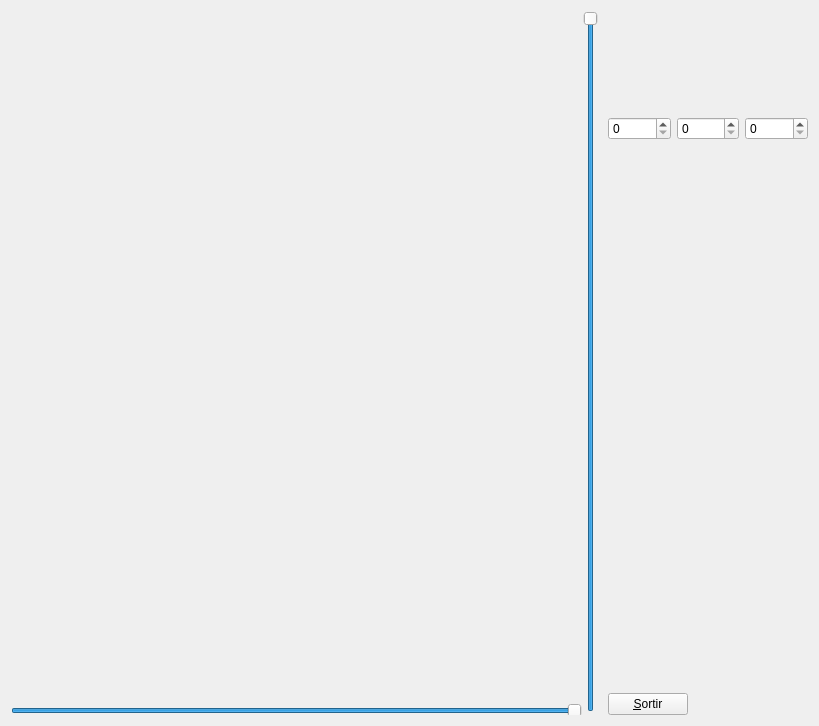
<?xml version="1.0" encoding="UTF-8"?>
<ui version="4.0">
 <class>MyForm</class>
 <widget class="QWidget" name="MyForm">
  <property name="geometry">
   <rect>
    <x>0</x>
    <y>0</y>
    <width>819</width>
    <height>726</height>
   </rect>
  </property>
  <property name="windowTitle">
   <string>IDI-Lab</string>
  </property>
  <layout class="QHBoxLayout" name="horizontalLayout">
   <item>
    <widget class="MyGLWidget" name="widget" native="true">
     <property name="sizePolicy">
      <sizepolicy hsizetype="Expanding" vsizetype="Expanding">
       <horstretch>0</horstretch>
       <verstretch>0</verstretch>
      </sizepolicy>
     </property>
     <property name="minimumSize">
      <size>
       <width>50</width>
       <height>50</height>
      </size>
     </property>
     <widget class="QSlider" name="horizontalSlider">
      <property name="geometry">
       <rect>
        <x>0</x>
        <y>690</y>
        <width>571</width>
        <height>20</height>
       </rect>
      </property>
      <property name="maximum">
       <number>100</number>
      </property>
      <property name="value">
       <number>100</number>
      </property>
      <property name="orientation">
       <enum>Qt::Horizontal</enum>
      </property>
     </widget>
     <widget class="QSlider" name="verticalSlider">
      <property name="geometry">
       <rect>
        <x>570</x>
        <y>0</y>
        <width>20</width>
        <height>701</height>
       </rect>
      </property>
      <property name="maximum">
       <number>100</number>
      </property>
      <property name="value">
       <number>100</number>
      </property>
      <property name="orientation">
       <enum>Qt::Vertical</enum>
      </property>
     </widget>
    </widget>
   </item>
   <item>
    <layout class="QVBoxLayout" name="verticalLayout">
     <item>
      <widget class="MyLabel" name="label">
       <property name="minimumSize">
        <size>
         <width>200</width>
         <height>100</height>
        </size>
       </property>
       <property name="text">
        <string/>
       </property>
      </widget>
     </item>
     <item>
      <layout class="QHBoxLayout" name="horizontalLayout_2">
       <item>
        <widget class="QSpinBox" name="spinBox_2">
         <property name="maximum">
          <number>255</number>
         </property>
        </widget>
       </item>
       <item>
        <widget class="QSpinBox" name="spinBox_3">
         <property name="maximum">
          <number>255</number>
         </property>
        </widget>
       </item>
       <item>
        <widget class="QSpinBox" name="spinBox">
         <property name="maximumSize">
          <size>
           <width>16777215</width>
           <height>16777215</height>
          </size>
         </property>
         <property name="maximum">
          <number>255</number>
         </property>
        </widget>
       </item>
      </layout>
     </item>
     <item>
      <spacer name="verticalSpacer">
       <property name="orientation">
        <enum>Qt::Vertical</enum>
       </property>
       <property name="sizeHint" stdset="0">
        <size>
         <width>20</width>
         <height>40</height>
        </size>
       </property>
      </spacer>
     </item>
     <item>
      <widget class="QPushButton" name="pushButton">
       <property name="sizePolicy">
        <sizepolicy hsizetype="Fixed" vsizetype="Fixed">
         <horstretch>0</horstretch>
         <verstretch>0</verstretch>
        </sizepolicy>
       </property>
       <property name="text">
        <string>&amp;Sortir</string>
       </property>
      </widget>
     </item>
    </layout>
   </item>
  </layout>
 </widget>
 <customwidgets>
  <customwidget>
   <class>MyGLWidget</class>
   <extends>QWidget</extends>
   <header>MyGLWidget.h</header>
   <container>1</container>
   <slots>
    <signal>setPsi(int)</signal>
    <signal>setTheta(int)</signal>
    <slot>zoom(int)</slot>
    <slot>lego()</slot>
    <slot>optica()</slot>
    <slot>changeEscala(int)</slot>
    <slot>changePsi(int)</slot>
    <slot>changeTheta(int)</slot>
    <slot>setColorTerra(int,int,int)</slot>
    <slot>setColorFons(int,int,int)</slot>
    <slot>setAltura(int)</slot>
    <slot>setAmple(int)</slot>
   </slots>
  </customwidget>
  <customwidget>
   <class>MyLabel</class>
   <extends>QLabel</extends>
   <header location="global">MyLabel.h</header>
   <slots>
    <signal>envia_background(int,int,int)</signal>
    <slot>set_r(int)</slot>
    <slot>set_g(int)</slot>
    <slot>set_b(int)</slot>
   </slots>
  </customwidget>
 </customwidgets>
 <resources/>
 <connections>
  <connection>
   <sender>pushButton</sender>
   <signal>clicked()</signal>
   <receiver>MyForm</receiver>
   <slot>close()</slot>
   <hints>
    <hint type="sourcelabel">
     <x>656</x>
     <y>715</y>
    </hint>
    <hint type="destinationlabel">
     <x>810</x>
     <y>660</y>
    </hint>
   </hints>
  </connection>
  <connection>
   <sender>spinBox_2</sender>
   <signal>valueChanged(int)</signal>
   <receiver>label</receiver>
   <slot>set_r(int)</slot>
   <hints>
    <hint type="sourcelabel">
     <x>632</x>
     <y>123</y>
    </hint>
    <hint type="destinationlabel">
     <x>634</x>
     <y>56</y>
    </hint>
   </hints>
  </connection>
  <connection>
   <sender>spinBox_3</sender>
   <signal>valueChanged(int)</signal>
   <receiver>label</receiver>
   <slot>set_g(int)</slot>
   <hints>
    <hint type="sourcelabel">
     <x>688</x>
     <y>124</y>
    </hint>
    <hint type="destinationlabel">
     <x>687</x>
     <y>72</y>
    </hint>
   </hints>
  </connection>
  <connection>
   <sender>spinBox</sender>
   <signal>valueChanged(int)</signal>
   <receiver>label</receiver>
   <slot>set_b(int)</slot>
   <hints>
    <hint type="sourcelabel">
     <x>777</x>
     <y>139</y>
    </hint>
    <hint type="destinationlabel">
     <x>767</x>
     <y>81</y>
    </hint>
   </hints>
  </connection>
  <connection>
   <sender>label</sender>
   <signal>envia_background(int,int,int)</signal>
   <receiver>widget</receiver>
   <slot>setColorFons(int,int,int)</slot>
   <hints>
    <hint type="sourcelabel">
     <x>634</x>
     <y>29</y>
    </hint>
    <hint type="destinationlabel">
     <x>546</x>
     <y>24</y>
    </hint>
   </hints>
  </connection>
  <connection>
   <sender>verticalSlider</sender>
   <signal>valueChanged(int)</signal>
   <receiver>widget</receiver>
   <slot>setAltura(int)</slot>
   <hints>
    <hint type="sourcelabel">
     <x>589</x>
     <y>400</y>
    </hint>
    <hint type="destinationlabel">
     <x>537</x>
     <y>477</y>
    </hint>
   </hints>
  </connection>
  <connection>
   <sender>horizontalSlider</sender>
   <signal>valueChanged(int)</signal>
   <receiver>widget</receiver>
   <slot>setAmple(int)</slot>
   <hints>
    <hint type="sourcelabel">
     <x>307</x>
     <y>706</y>
    </hint>
    <hint type="destinationlabel">
     <x>308</x>
     <y>684</y>
    </hint>
   </hints>
  </connection>
 </connections>
</ui>
